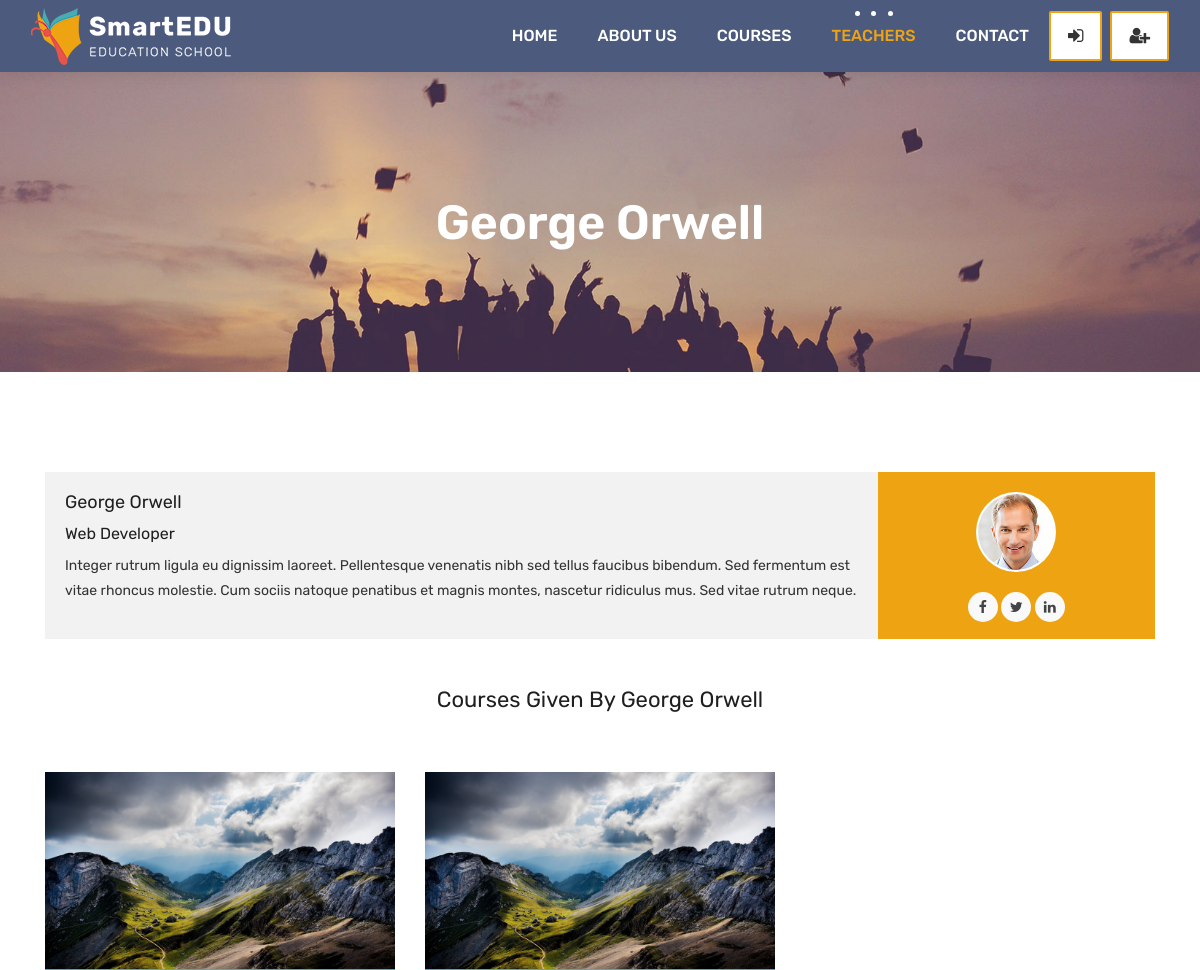
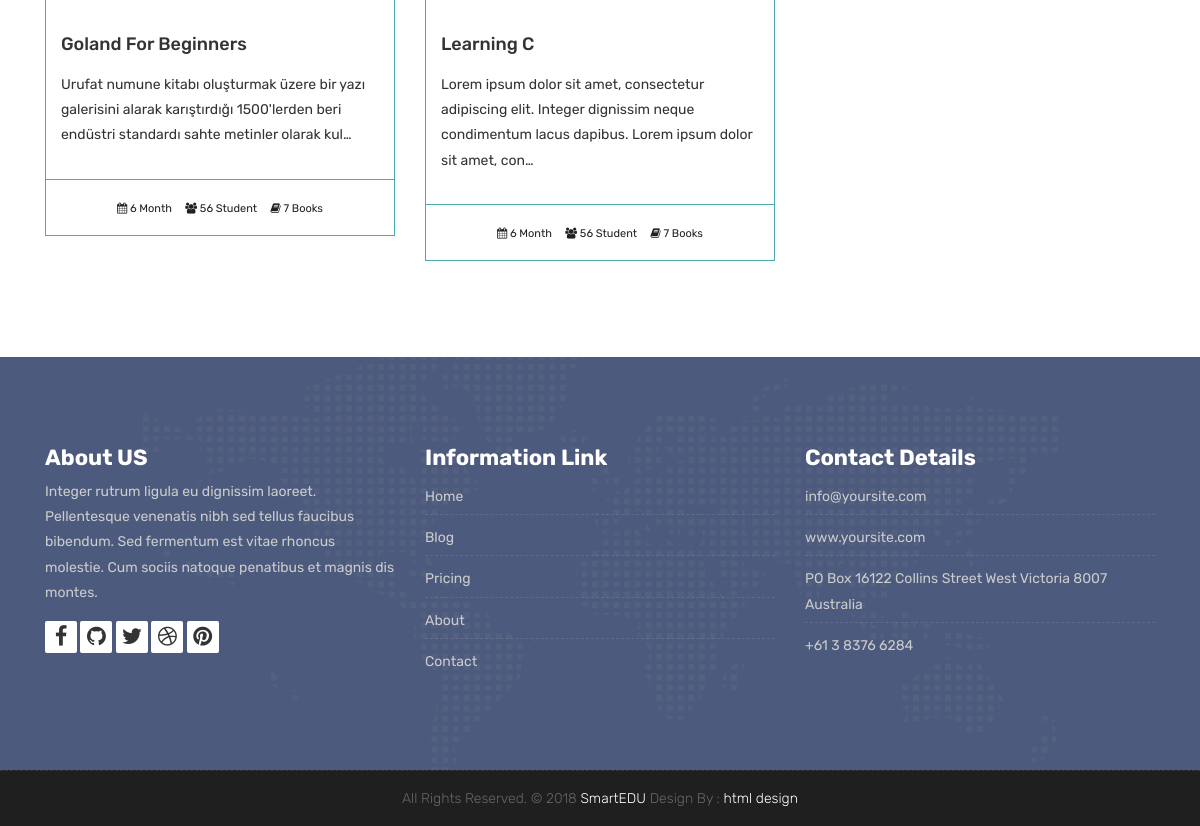
The app's page /teachers/teacher/1 with its own data (2 pictures, top to bottom).
### teachers/models.py (models this page shows, shortened)
class Teacher(models.Model):
    name = models.CharField(max_length=50)
    title = models.CharField(max_length=50)
    description = models.TextField(blank=True)
    image = models.ImageField(upload_to="courses/%Y/%m/%d/")
    facebook = models.URLField(max_length=100, blank=True)
    twitter = models.URLField(max_length=100, blank=True)
    linkedin = models.URLField(max_length=100, blank=True)
    youtube = models.URLField(max_length=100, blank=True)

### courses/models.py (models this page shows, shortened)
class Course(models.Model):
    teacher = models.ForeignKey(Teacher, null=True, on_delete=models.CASCADE)
    name = models.CharField(max_length=200, unique=True)
    category = models.ForeignKey(Category, null=True, on_delete=models.DO_NOTHING)
    tags = models.ManyToManyField(Tag, blank=True, null=True)
    students = models.ManyToManyField(User, blank=True, related_name='courses_joined')
    description = models.TextField(blank=True, null=True)
    image = models.ImageField(upload_to="courses/%Y/%m/%d/", default="courses/default_course_image.jpg")
    date = models.DateTimeField(auto_now=True)
    available = models.BooleanField(default=True)

### teachers/views.py (the view)
# urls.py: path('teacher/<int:pk>', TeacherDetailView.as_view(), name="teacher_detail"),
class TeacherDetailView(DetailView):
    model = Teacher
    template_name = 'teacher.html'
    context_object_name = 'teacher'
    def get_context_data(self, **kwargs):
        context = super().get_context_data(**kwargs)
        context['courses'] = Course.objects.filter(available=True, teacher = self.kwargs['pk'])
        return context

### templates/teacher.html
{% extends 'partials/_base.html' %}
{% load static %}
{% block content %}
	<div class="all-title-box">
		<div class="container text-center">
			<h1> {{teacher.name}} </h1>
		</div>
	</div>
    <div id="overviews" class="section wb">
        <div class="container">
            <div class="row">
                <div class="col-lg-12 blog-post-single">
					<div class="blog-author">
						<div class="author-bio">
							<h3 class="author_name"> {{teacher.name}}</h3>
							<h5> {{teacher.title}}</h5>
							<p class="author_det">
                                {{teacher.description}}
                            </p>
						</div>
						<div class="author-desc">
							<img src=" {{teacher.image.url}}" alt="about author">
							<ul class="author-social">
								<li><a href=" {{teacher.facebook}}"><i class="fa fa-facebook"></i></a></li>
								<li><a href=" {{teacher.twitter}}"><i class="fa fa-twitter"></i></a></li>
								<li><a href=" {{teacher.linkedin}}"><i class="fa fa-linkedin"></i></a></li>
							</ul>
						</div>
					</div>
                </div>
            </div>
            <div class="row">
                <div class="col-lg-12">
                    <h2 class="text-center my-5">Courses Given By {{teacher.name}} </h2>
                </div>
                {% for course in courses %}
                <div class="col-lg-4 col-md-6 col-12">
                    <div class="course-item">
						<div class="image-blog">
							<img src=" {{course.image.url}} " alt="" class="img-fluid">
						</div>
						<div class="course-br">
							<div class="course-title">
								<h2><a href="{% url 'course_detail' course.category.slug course.id %}" title="">{{course.name}}</a></h2>
							</div>
							<div class="course-desc">
								<p>  {{course.description | truncatechars:140}} </p>
							</div>
						</div>
						<div class="course-meta-bot">
							<ul>
								<li><i class="fa fa-calendar" aria-hidden="true"></i> 6 Month</li>
								<li><i class="fa fa-users" aria-hidden="true"></i> 56 Student</li>
								<li><i class="fa fa-book" aria-hidden="true"></i> 7 Books</li>
							</ul>
						</div>
					</div>
                    <br>
                </div>
                {% endfor %}
            </div>
        </div>
    </div>
{% endblock %}

### static/style.css (style rules this page uses)
body { color: #333333; font-size: 14px; font-family: 'Rubik', sans-serif; line-height: 1.80857; }
html, body { height: 100%; }
a { color: #1f1f1f; text-decoration: none !important; outline: none !important; -webkit-transition: all .3s ease-in-out; -moz-transition: all .3s ease-in-out; -ms-transition: all .3s ease-in-out; -o-transition: all .3s ease-in-out; transition: all .3s ease-in-out; }
h1, h2, h3, h4, h5, h6 { letter-spacing: 0; font-weight: normal; position: relative; padding: 0 0 10px 0; font-weight: normal; line-height: 120% !important; color: #1f1f1f; margin: 0 }
h1 { font-size: 24px }
h2 { font-size: 22px }
h3 { font-size: 18px }
h5 { font-size: 14px }
h1 a, h2 a, h3 a, h4 a, h5 a, h6 a { color: #212121; text-decoration: none!important; opacity: 1 }
a { color: #1f1f1f; text-decoration: none; outline: none; }
a, .btn { text-decoration: none !important; outline: none !important; -webkit-transition: all .3s ease-in-out; -moz-transition: all .3s ease-in-out; -ms-transition: all .3s ease-in-out; -o-transition: all .3s ease-in-out; transition: all .3s ease-in-out; }
.section { display: block; position: relative; overflow: hidden; padding: 70px 0; }
.section.wb { background-color: #ffffff; }
.all-title-box { background: url(images/banner.jpg)no-repeat; -webkit-background-size: cover; -moz-background-size: cover; -o-background-size: cover; background-size: cover; background-position: center; min-height: 300px; }
.all-title-box h1 { color: #fff; font-weight: 600; text-transform: capitalize; padding-top: 11%; font-size: 48px; line-height: 0px; }
.image-blog img { padding: 0 !important; width: 100%; margin: 0 !important; opacity: 1; -ms-filter: "progid:DXImageTransform.Microsoft.Alpha(Opacity=100)"; -moz-opacity: 1; -khtml-opacity: 1; -webkit-transition: all 150ms ease-in-out; -moz-transition: all 150ms ease-in-out; -o-transition: all 150ms ease-in-out; -ms-transition: all 150ms ease-in-out; transition: all 150ms ease-in-out; }
.blog-author { background: #f2f2f2; overflow: hidden; position: relative; margin-top: 30px; }
.author-bio { display: block; float: left; padding: 20px; position: relative; width: 75%; }
.author-desc { background: #eea412; float: right; height: 100%; min-height: 100%; overflow: hidden; padding: 20px 0; position: absolute; text-align: center; width: 25%; right: 0; }
.author-bio h5 { font-size: 16px; }
.author-desc > img { background: #FFFFFF; border-radius: 50%; -webkit-border-radius: 50%; -moz-border-radius: 50%; margin-bottom: 20px; padding: 2px; max-width: 80px; max-height: 80px; }
.author-social { list-style: none outside none; margin: 0 auto; overflow: hidden; padding: 0; text-align: center; z-index: 9999; }
.author-social li { background: none !important; display: inline-block; }
.author-social li a { color: #444; display: block; height: 30px; text-align: center; width: 30px; border-radius: 50%; -webkit-border-radius: 50%; -moz-border-radius: 50%; -webkit-transition: 0.25s; -moz-transition: 0.25s; -o-transition: 0.25s; transition: 0.25s; background: #f9f9f9; }
.author-social li a i { font-size: 14px; line-height: 30px; margin-right: 0; float: none; }
.course-item { background: #ffffff; }
.course-title > h2 { margin: 15px 0; padding: 0px; }
.course-title a { font-size: 18px; line-height: 25px; font-weight: 500; color: #333333; text-transform: capitalize; }
.course-br { border: 1px solid #4babb1; padding: 15px; }
.course-meta-bot { border: 1px solid #4babb1; border-top: 0px; padding: 15px; }
.course-meta-bot ul { padding: 0px; margin: 0px; display: block; text-align: center; }
.course-meta-bot ul li { display: inline-block; list-style: none; padding: 0px 5px; color: #212121; font-size: 11px; }

### records on screen
Teacher: name "George Orwell", title "Web Developer", description "Integer rutrum ligula eu dignissim laoreet. Pellentesque venenatis nibh sed tellus faucibus bibendum. Sed fermentum est vitae rhoncus molestie. Cum sociis natoque penatibus et magnis montes, nascetur ridiculus mus. Sed vitae rutrum neque.", image (picture)
Course: image (picture), name "Goland For Beginners", description "Urufat numune kitabı oluşturmak üzere bir yazı galerisini alarak karıştırdığı 1500'lerden beri endüstri standardı sahte metinler olarak kul…"
Course: image (picture), name "Learning C", description "Lorem ipsum dolor sit amet, consectetur adipiscing elit. Integer dignissim neque condimentum lacus dapibus. Lorem ipsum dolor sit amet, con…"
